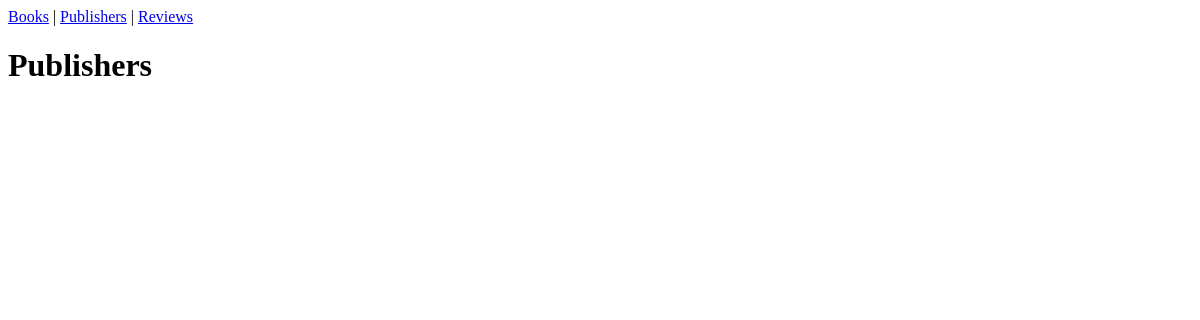
The page /reviews/ on the database as committed earlier.
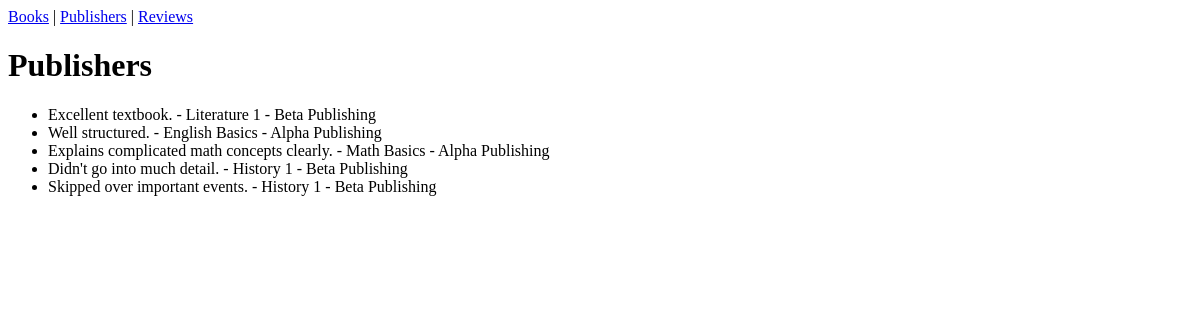
The same page on the database as committed later.
### catalog/models.py (models this page shows, shortened)
class Review(models.Model):
    book = models.ForeignKey(Book, on_delete=models.CASCADE)
    body = models.CharField(max_length=1000)

class Book(models.Model):
    publisher = models.ForeignKey(Publisher, on_delete=models.CASCADE)
    title = models.CharField(max_length=200)
    datepublished = models.DateField()

class Publisher(models.Model):
    name = models.CharField(max_length=200)

### catalog/views.py (the view)
# urls.py: path("reviews/", views.ReviewsPageView.as_view(), name="reviews"),
class ReviewsPageView(ListView):
    model = Review
    template_name = "reviews.html"
    context_object_name = "reviews"

### templates/reviews.html
{% extends "base.html" %}
{% block content %}
<h1>Publishers</h1>
    <ul>
    {% for review in reviews %}
        <li>{{ review.body }} - {{ review.book.title }} - {{ review.book.publisher.name }}</li>
    {% endfor %}
    </ul>
{% endblock content %}

Rows that differ between the two databases and show on the page:
added Review: body "Excellent textbook.", book "Literature 1", book.publisher.name "Beta Publishing"
added Review: body "Well structured.", book "English Basics", book.publisher.name "Alpha Publishing"
added Review: body "Explains complicated math concepts clearly.", book "Math Basics", book.publisher.name "Alpha Publishing"
added Review: body "Didn't go into much detail.", book "History 1", book.publisher.name "Beta Publishing"
added Review: body "Skipped over important events.", book "History 1", book.publisher.name "Beta Publishing"
